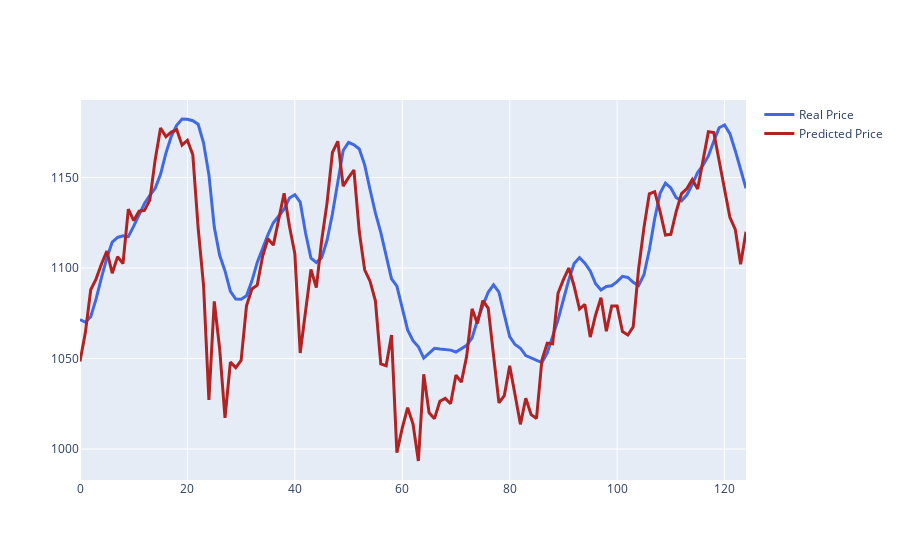

The notebook cell this image was saved under:
### Markdown cell above
# Plotting Real vs Prediced Stock Price for Opening Stock

### Code cell
import plotly.graph_objects as go
fig = go.Figure()

fig.add_trace(go.Scatter( y=dataset.real_stock_price, name='Real Price',
                         line=dict(color='royalblue', width=3)))
fig.add_trace(go.Scatter( y=dataset.predicted_price, name = 'Predicted Price',
                         line=dict(color='firebrick', width=3)))
